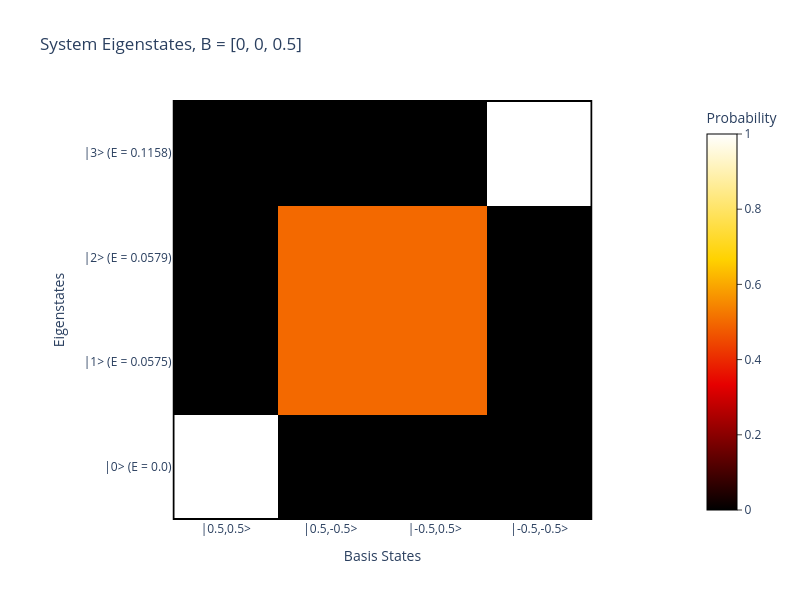
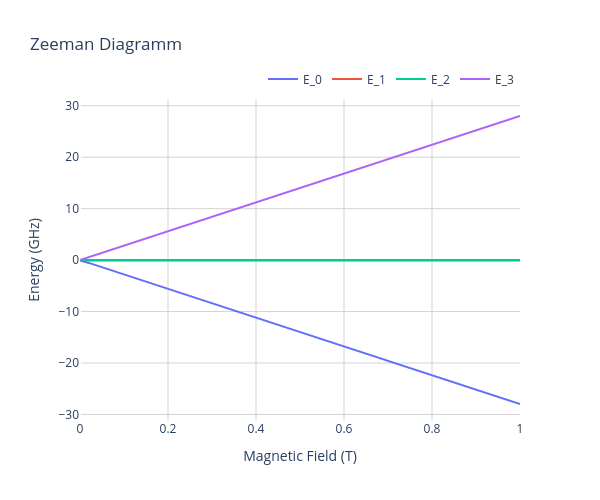

Notebook source saved alongside these figures, in order:
### Markdown cell above
## Hamiltonian Plots

### Code cell
# Initial Calculations
hamil.calc_EigEnergies(spinsys)
hamil.calc_EigStates(spinsys)


hamil.plot_EigenMatrix(spinsys);
hamil.plot_ZeemanDiagramm(spinsys, B_array=np.linspace(0,1,100), energyscale='GHz');
